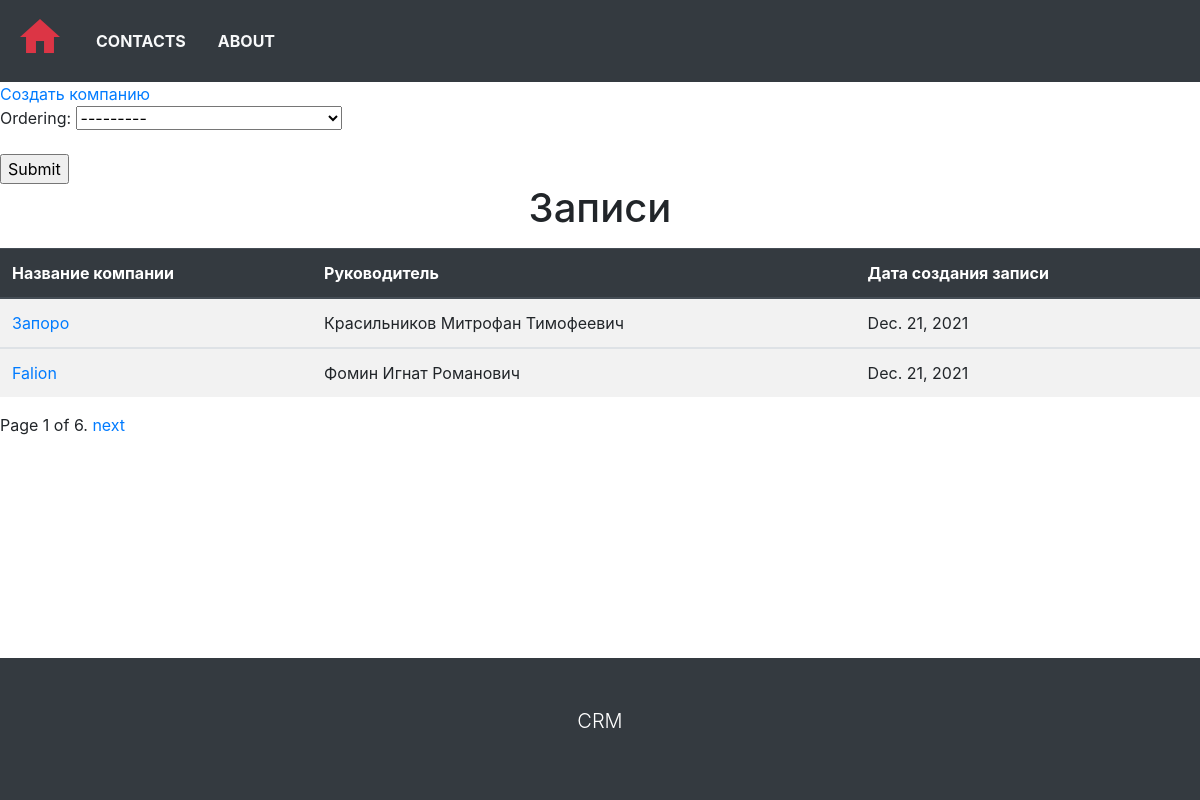
The page / on the database its author committed.
### main_crm/models.py (models this page shows, shortened)
class Company(models.Model):
    company_name = models.CharField(max_length=150, unique=True)
    slug = models.SlugField(unique=True, null=True)
    fio = models.CharField(max_length=150)
    description = RichTextUploadingField(blank=True)
    published = models.DateField(auto_now_add=True)
    edited = models.DateField(auto_now=True)
    class Meta:
        ordering = ['published']
        verbose_name = 'Company'
        verbose_name_plural = 'Companies'
    def get_absolute_url(self):
        return reverse_lazy('company-detail', kwargs={'company_slug': self.slug})

### main_crm/views.py (the view)
# urls.py: path('', views.CompanyListView.as_view(), name='index'),
class CompanyListView(FilterView):
    queryset = Company.objects.all()
    template_name = 'cms_mainpage/list_page.html'
    paginate_by = INDEX_PAGINATE_BY
    filterset_class = CompanyFilter
    def get_context_data(self, *args, **kwargs):
        sort_by = self.request.GET.get('sort_by', '')
        sort_by_param = f'&sort_by={sort_by}'
        return super().get_context_data(*args, sort_by_param=sort_by_param, **kwargs)

### main_crm/templates/cms_mainpage/list_page.html (shortened to what this page needs)
{% extends 'base.html' %}
{% block content %}
<a class="text-decoration-none" href="{% url 'company-create' %}">Создать компанию</a>
{% if company_list.exists %}
<form action="">
    {{ filter.form.as_p }}
    <input type="submit">
</form>
<h1 class="text-center mb-3">Записи</h1>
<div class="table-responsive-xl">
<table class="table table-striped table-hover">
  <thead class="thead-dark">
  <tr>
    <th>Название компании</th>
    <th>Руководитель</th>
    <th>Дата создания записи</th>
  </tr>
</thead>
{% for company in company_list %}
<tbody>
  <tr>
    <td><a href="{{ company.get_absolute_url }}">{{ company.company_name }}</a></td>
    <td>{{ company.fio }}</td>
    <td>{{ company.published }}</td>
  </tr>
</tbody>
{% endfor %}
</table>
</div>
{% else %}
<p class="mt-5 font-weight-bold text-center text-muted display-4">Записи отсутствуют.</p>
{% endif %}
{% endblock %}
{% block pagination %}
{% if is_paginated %}
<div class="pagination">
          <span class="page-links">
              <span class="page-current">
                  Page {{ page_obj.number }} of {{ page_obj.paginator.num_pages }}.
              </span>
              {% if page_obj.has_next %}
                  <a href="{{ request.path }}?page={{ page_obj.next_page_number }}{{sort_by_param}}">next</a>
              {% endif %}
          </span>
</div>
{% endif %}
{% endblock %}

### main_crm/templates/base.html (style rules this page uses)
html, body { height: 100%; }

### rows shown on the page
Company: company_name "Запоро", fio "Красильников Митрофан Тимофеевич", published "Dec. 21, 2021"
Company: company_name "Falion", fio "Фомин Игнат Романович", published "Dec. 21, 2021"

### other values the page prints
{{ page_obj.number }} "1"
{{ page_obj.paginator.num_pages }} "6"
